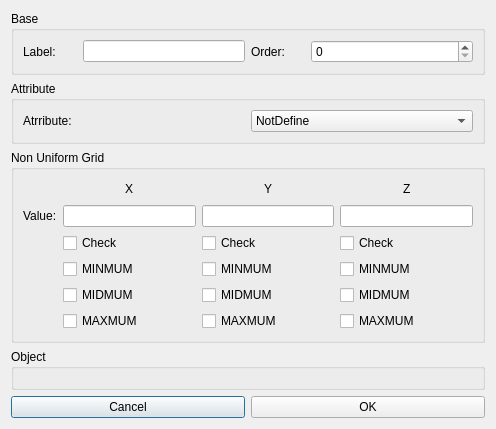
<?xml version="1.0" encoding="UTF-8"?>
<ui version="4.0">
 <class>Dialog</class>
 <widget class="QDialog" name="Dialog">
  <property name="geometry">
   <rect>
    <x>0</x>
    <y>0</y>
    <width>496</width>
    <height>409</height>
   </rect>
  </property>
  <property name="windowTitle">
   <string>Dialog</string>
  </property>
  <layout class="QGridLayout" name="gridLayout_4">
   <item row="0" column="0" colspan="2">
    <widget class="QGroupBox" name="groupBox">
     <property name="title">
      <string>Base</string>
     </property>
     <layout class="QHBoxLayout" name="horizontalLayout">
      <item>
       <layout class="QHBoxLayout" name="horizontalLayout_4" stretch="1,3,1,3">
        <item>
         <widget class="QLabel" name="label">
          <property name="text">
           <string>Label:</string>
          </property>
         </widget>
        </item>
        <item>
         <widget class="QLineEdit" name="lineEdit_name"/>
        </item>
        <item>
         <widget class="QLabel" name="label_2">
          <property name="text">
           <string>Order:</string>
          </property>
         </widget>
        </item>
        <item>
         <widget class="QSpinBox" name="spinBox_order"/>
        </item>
       </layout>
      </item>
     </layout>
    </widget>
   </item>
   <item row="1" column="0" colspan="2">
    <widget class="QGroupBox" name="groupBox_2">
     <property name="title">
      <string>Attribute</string>
     </property>
     <layout class="QGridLayout" name="gridLayout_2">
      <item row="0" column="0">
       <layout class="QVBoxLayout" name="verticalLayout_2">
        <item>
         <layout class="QHBoxLayout" name="horizontalLayout_2">
          <item>
           <widget class="QLabel" name="label_3">
            <property name="text">
             <string>Atrribute:</string>
            </property>
           </widget>
          </item>
          <item>
           <widget class="QComboBox" name="comboBox_attribute">
            <item>
             <property name="text">
              <string>NotDefine</string>
             </property>
            </item>
            <item>
             <property name="text">
              <string>Conductor</string>
             </property>
            </item>
            <item>
             <property name="text">
              <string>Custom</string>
             </property>
            </item>
            <item>
             <property name="text">
              <string>Void</string>
             </property>
            </item>
           </widget>
          </item>
         </layout>
        </item>
        <item>
         <layout class="QVBoxLayout" name="verticalLayout_attribute"/>
        </item>
       </layout>
      </item>
     </layout>
    </widget>
   </item>
   <item row="2" column="0" colspan="2">
    <widget class="QGroupBox" name="groupBox_3">
     <property name="title">
      <string>Non Uniform Grid</string>
     </property>
     <layout class="QGridLayout" name="gridLayout_3">
      <item row="0" column="0">
       <layout class="QGridLayout" name="gridLayout">
        <item row="0" column="1">
         <spacer name="horizontalSpacer">
          <property name="orientation">
           <enum>Qt::Horizontal</enum>
          </property>
          <property name="sizeHint" stdset="0">
           <size>
            <width>40</width>
            <height>20</height>
           </size>
          </property>
         </spacer>
        </item>
        <item row="0" column="5">
         <widget class="QLabel" name="label_y1">
          <property name="text">
           <string>Y</string>
          </property>
         </widget>
        </item>
        <item row="0" column="8">
         <widget class="QLabel" name="label_z1">
          <property name="text">
           <string>Z</string>
          </property>
         </widget>
        </item>
        <item row="0" column="7">
         <spacer name="horizontalSpacer_5">
          <property name="orientation">
           <enum>Qt::Horizontal</enum>
          </property>
          <property name="sizeHint" stdset="0">
           <size>
            <width>40</width>
            <height>20</height>
           </size>
          </property>
         </spacer>
        </item>
        <item row="0" column="9">
         <spacer name="horizontalSpacer_6">
          <property name="orientation">
           <enum>Qt::Horizontal</enum>
          </property>
          <property name="sizeHint" stdset="0">
           <size>
            <width>40</width>
            <height>20</height>
           </size>
          </property>
         </spacer>
        </item>
        <item row="0" column="6">
         <spacer name="horizontalSpacer_4">
          <property name="orientation">
           <enum>Qt::Horizontal</enum>
          </property>
          <property name="sizeHint" stdset="0">
           <size>
            <width>40</width>
            <height>20</height>
           </size>
          </property>
         </spacer>
        </item>
        <item row="0" column="2">
         <widget class="QLabel" name="label_x1">
          <property name="text">
           <string>X</string>
          </property>
         </widget>
        </item>
        <item row="4" column="1" colspan="3">
         <widget class="QCheckBox" name="checkBox_midX">
          <property name="text">
           <string>MIDMUM</string>
          </property>
         </widget>
        </item>
        <item row="5" column="1" colspan="3">
         <widget class="QCheckBox" name="checkBox_maxX">
          <property name="text">
           <string>MAXMUM</string>
          </property>
         </widget>
        </item>
        <item row="0" column="3">
         <spacer name="horizontalSpacer_2">
          <property name="orientation">
           <enum>Qt::Horizontal</enum>
          </property>
          <property name="sizeHint" stdset="0">
           <size>
            <width>40</width>
            <height>20</height>
           </size>
          </property>
         </spacer>
        </item>
        <item row="1" column="1" colspan="3">
         <widget class="QLineEdit" name="lineEdit_dx1"/>
        </item>
        <item row="3" column="1" colspan="3">
         <widget class="QCheckBox" name="checkBox_minX">
          <property name="text">
           <string>MINMUM</string>
          </property>
         </widget>
        </item>
        <item row="2" column="1" colspan="3">
         <widget class="QCheckBox" name="checkBox_X">
          <property name="text">
           <string>Check</string>
          </property>
         </widget>
        </item>
        <item row="0" column="4">
         <spacer name="horizontalSpacer_3">
          <property name="orientation">
           <enum>Qt::Horizontal</enum>
          </property>
          <property name="sizeHint" stdset="0">
           <size>
            <width>40</width>
            <height>20</height>
           </size>
          </property>
         </spacer>
        </item>
        <item row="5" column="4" colspan="3">
         <widget class="QCheckBox" name="checkBox_maxY">
          <property name="text">
           <string>MAXMUM</string>
          </property>
         </widget>
        </item>
        <item row="4" column="4" colspan="3">
         <widget class="QCheckBox" name="checkBox_midY">
          <property name="text">
           <string>MIDMUM</string>
          </property>
         </widget>
        </item>
        <item row="1" column="7" colspan="3">
         <widget class="QLineEdit" name="lineEdit_dx3"/>
        </item>
        <item row="2" column="4" colspan="3">
         <widget class="QCheckBox" name="checkBox_Y">
          <property name="text">
           <string>Check</string>
          </property>
         </widget>
        </item>
        <item row="3" column="4" colspan="3">
         <widget class="QCheckBox" name="checkBox_minY">
          <property name="text">
           <string>MINMUM</string>
          </property>
         </widget>
        </item>
        <item row="3" column="7" colspan="3">
         <widget class="QCheckBox" name="checkBox_minZ">
          <property name="text">
           <string>MINMUM</string>
          </property>
         </widget>
        </item>
        <item row="1" column="4" colspan="3">
         <widget class="QLineEdit" name="lineEdit_dx2"/>
        </item>
        <item row="2" column="7" colspan="3">
         <widget class="QCheckBox" name="checkBox_Z">
          <property name="text">
           <string>Check</string>
          </property>
         </widget>
        </item>
        <item row="5" column="7" colspan="3">
         <widget class="QCheckBox" name="checkBox_maxZ">
          <property name="text">
           <string>MAXMUM</string>
          </property>
         </widget>
        </item>
        <item row="4" column="7" colspan="3">
         <widget class="QCheckBox" name="checkBox_midZ">
          <property name="text">
           <string>MIDMUM</string>
          </property>
         </widget>
        </item>
        <item row="1" column="0">
         <widget class="QLabel" name="label_4">
          <property name="text">
           <string>Value:</string>
          </property>
         </widget>
        </item>
       </layout>
      </item>
     </layout>
    </widget>
   </item>
   <item row="3" column="0" colspan="2">
    <widget class="QGroupBox" name="groupBox_4">
     <property name="title">
      <string>Object</string>
     </property>
     <layout class="QGridLayout" name="gridLayout_6">
      <item row="0" column="0">
       <layout class="QGridLayout" name="gridLayout_object"/>
      </item>
     </layout>
    </widget>
   </item>
   <item row="4" column="0">
    <widget class="QPushButton" name="pushButton_cancel">
     <property name="text">
      <string>Cancel</string>
     </property>
    </widget>
   </item>
   <item row="4" column="1">
    <widget class="QPushButton" name="pushButton_ok">
     <property name="text">
      <string>OK</string>
     </property>
     <property name="shortcut">
      <string>Return</string>
     </property>
    </widget>
   </item>
  </layout>
 </widget>
 <tabstops>
  <tabstop>pushButton_ok</tabstop>
  <tabstop>pushButton_cancel</tabstop>
  <tabstop>lineEdit_name</tabstop>
  <tabstop>spinBox_order</tabstop>
  <tabstop>comboBox_attribute</tabstop>
  <tabstop>lineEdit_dx1</tabstop>
  <tabstop>checkBox_X</tabstop>
  <tabstop>checkBox_minX</tabstop>
  <tabstop>checkBox_midX</tabstop>
  <tabstop>checkBox_maxX</tabstop>
  <tabstop>lineEdit_dx2</tabstop>
  <tabstop>checkBox_Y</tabstop>
  <tabstop>checkBox_minY</tabstop>
  <tabstop>checkBox_midY</tabstop>
  <tabstop>checkBox_maxY</tabstop>
  <tabstop>lineEdit_dx3</tabstop>
  <tabstop>checkBox_Z</tabstop>
  <tabstop>checkBox_minZ</tabstop>
  <tabstop>checkBox_midZ</tabstop>
  <tabstop>checkBox_maxZ</tabstop>
 </tabstops>
 <resources/>
 <connections/>
</ui>
